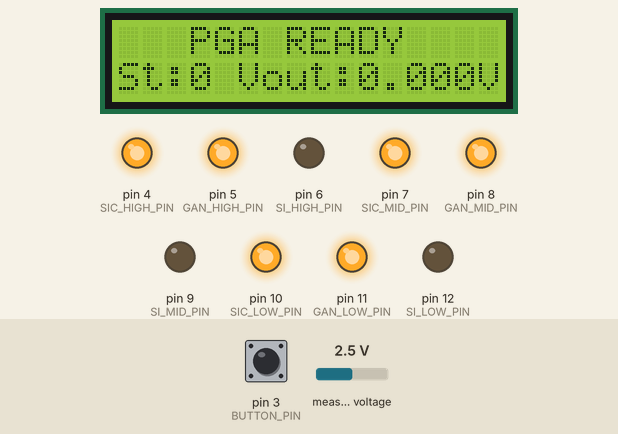
Bench run of a sketch on a simulated Arduino Uno, built with avr-gcc and run on an emulated ATmega328P. On the bench: 16×2 character LCD, output pins drawn as LEDs (lit = HIGH). The test bench sets the inputs (shaded band); at power-on: pin 3 (BUTTON_PIN) HIGH, measured voltage 2.5 V. What the sketch prints to the serial monitor is not drawn.

Above: at 1.2 s.
1.3 s: pin 3 (BUTTON_PIN) pulled LOW for 0.15 s
At 2.5 s:
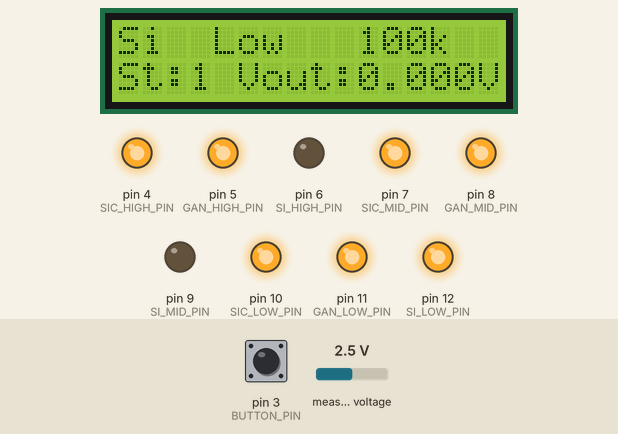
2.9 s: pin 3 (BUTTON_PIN) pulled LOW for 1 s
At 4.0 s:
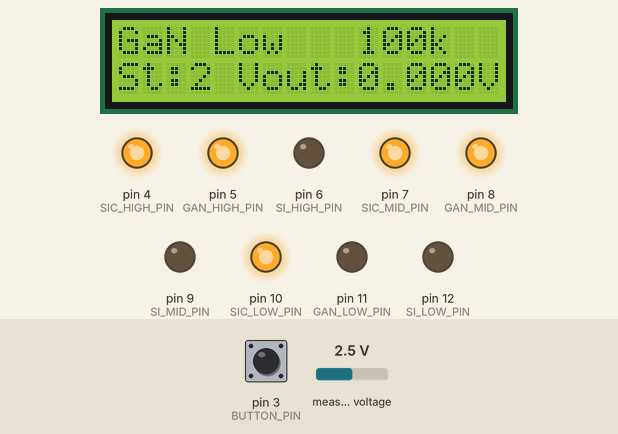
5.4 s: pin 3 (BUTTON_PIN) pulled LOW for 0.15 s
At 5.9 s:
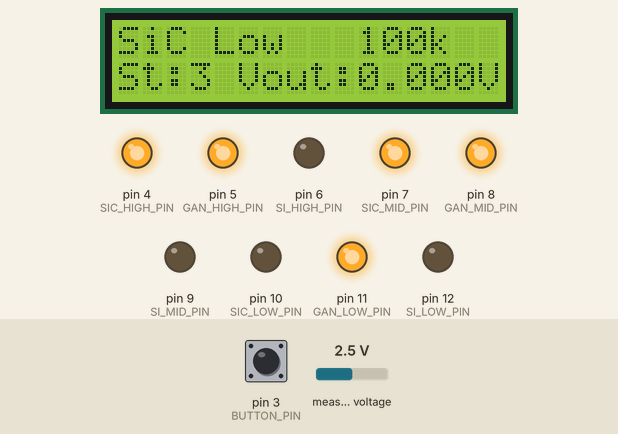
7.0 s: pin 3 (BUTTON_PIN) pulled LOW for 3.2 s
At 8.3 s:
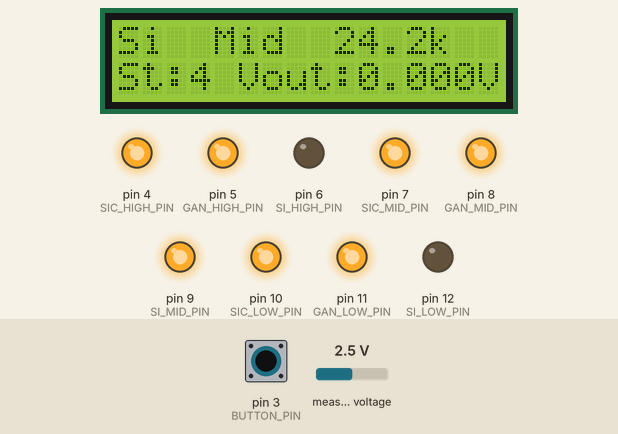
11.7 s: pin 3 (BUTTON_PIN) pulled LOW for 0.15 s
At 12.9 s:
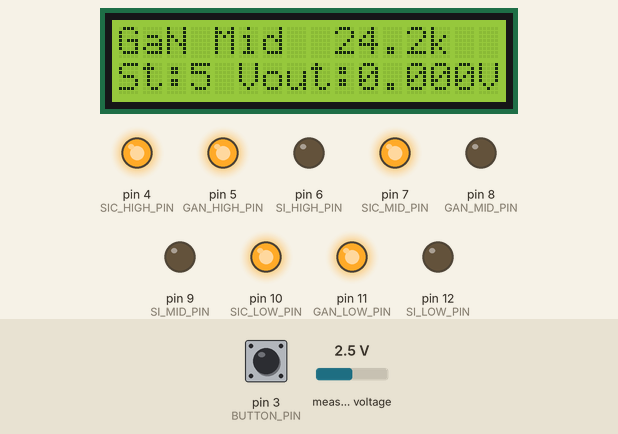
13.3 s: pin 3 (BUTTON_PIN) pulled LOW for 1 s
At 14.3 s:
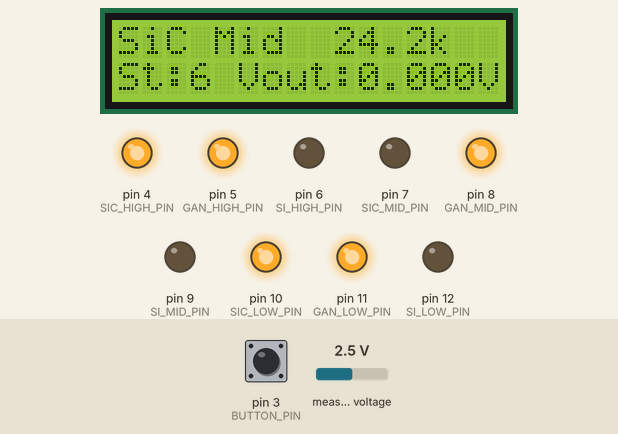
Timing chart, 0 to 16.3 s (numbered marks = the images above; inputs shaded):
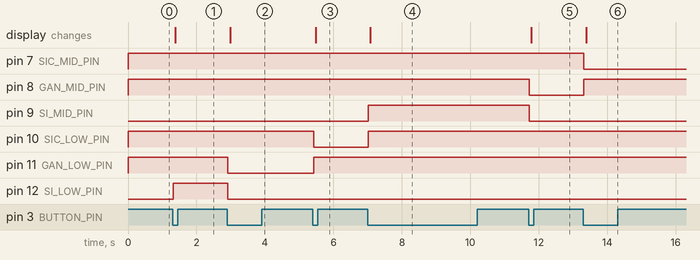

Measured:
- after the input at 1.3 s, pin 12 (SI_LOW_PIN): LOW → HIGH at once; the display: changes after 0.08 s (image 1)
- after the input at 2.9 s, pin 11 (GAN_LOW_PIN), pin 12 (SI_LOW_PIN): HIGH → LOW at once; the display: changes after 0.08 s (image 2)
- after the input at 5.4 s, pin 10 (SIC_LOW_PIN): HIGH → LOW at once; pin 11 (GAN_LOW_PIN): LOW → HIGH at once; the display: changes after 0.08 s (image 3)
- after the input at 7.0 s, pin 9 (SI_MID_PIN), pin 10 (SIC_LOW_PIN): LOW → HIGH at once; the display: changes after 0.08 s (image 4)
- after the input at 11.7 s, pin 8 (GAN_MID_PIN), pin 9 (SI_MID_PIN): HIGH → LOW at once; the display: changes after 0.08 s (image 5)
- after the input at 13.3 s, pin 7 (SIC_MID_PIN): HIGH → LOW at once; pin 8 (GAN_MID_PIN): LOW → HIGH at once; the display: changes after 0.08 s (image 6)

The sketch:

pga_project1.ino
```cpp
// ============================================================
//  Nine-state programmable gain amplifier: Si, GaN and SiC switches
//  Arduino Uno R3, MCP6004 op-amp, ADS1115 16-bit ADC, 16x2 LCD
// ============================================================
//
//  What this sketch does
//   A push button steps through states 0 to 9. On each press the
//   sketch turns every switch branch off, turns the selected branch
//   on, waits 50 ms for the amplifier to settle, reads the output
//   with the ADS1115 and shows it on the LCD and the serial monitor.
//   State 0 means all branches are off.
//
//  Gain tiers (gain = 1 + Rf / Ri, Rf = 100 kOhm nominal)
//   Low  tier: Ri = 100 kOhm             gain 2.00   pins Si 12, GaN 11, SiC 10
//   Mid  tier: Ri = 22 k + 2.2 kOhm      gain 5.13   pins Si 9,  GaN 8,  SiC 7
//   High tier: Ri = 10 k + 680 Ohm       gain 10.36  pins Si 6,  GaN 5,  SiC 4
//
//  Gate drive
//   Si branches are driven directly from the Arduino at 5 V:
//     HIGH = switch on, LOW = switch off.
//   GaN and SiC branches need higher gate voltages (10 V and 20 V
//   from a bench supply), so each gate is pulled up to its rail by a
//   10 kOhm resistor and pulled down by a 2N7000 level shifter that
//   the Arduino controls. This inverts the logic:
//     LOW  = 2N7000 off, pull-up charges the gate, switch on
//     HIGH = 2N7000 on, gate pulled to ground, switch off
//
//  Wiring
//   Button  : pin 3 (INPUT_PULLUP, other leg to GND)
//   LCD     : RS=A0, EN=A1, D4=A2, D5=A3, D6=pin 2, D7=pin 13
//   ADS1115 : VCC=5V, GND=GND, SCL=A5, SDA=A4, channel A0 = MCP6004 pin 1
//   MCP6004 : pin 4 = VDD (5 V), pin 11 = VSS (GND),
//             section A used: pin 1 output, pin 2 inverting input,
//             pin 3 non-inverting input
//
//  States
//   0 all off
//   1 Si Low    2 GaN Low    3 SiC Low     (about 0.97 V out)
//   4 Si Mid    5 GaN Mid    6 SiC Mid     (about 2.48 V out)
//   7 Si High   8 GaN High   9 SiC High    (about 4.96 V out)
//   Output values are for the measured 0.485 V input.
// ============================================================

#include <LiquidCrystal.h>
#include <Wire.h>
#include <Adafruit_ADS1X15.h>

// --- Gate pins ---
#define SI_LOW_PIN    12
#define GAN_LOW_PIN   11
#define SIC_LOW_PIN   10

#define SI_MID_PIN    9
#define GAN_MID_PIN   8
#define SIC_MID_PIN   7

#define SI_HIGH_PIN   6
#define GAN_HIGH_PIN  5
#define SIC_HIGH_PIN  4

// --- Button ---
#define BUTTON_PIN    3

// --- LCD: RS, EN, D4, D5, D6, D7 ---
LiquidCrystal lcd(A0, A1, A2, A3, 2, 13);

// --- ADS1115 ---
Adafruit_ADS1115 ads;
// GAIN_TWOTHIRDS = +/-6.144 V input range. Required because the High
// tier output approaches 5 V, which exceeds the +/-4.096 V range of
// GAIN_ONE and would clip.
#define ADS_GAIN GAIN_TWOTHIRDS

// --- Pin lookup (index 0 = state 1) ---
const int FET_PINS[9] = {
  SI_LOW_PIN,  GAN_LOW_PIN,  SIC_LOW_PIN,   // states 1-3
  SI_MID_PIN,  GAN_MID_PIN,  SIC_MID_PIN,   // states 4-6
  SI_HIGH_PIN, GAN_HIGH_PIN, SIC_HIGH_PIN   // states 7-9
};

// --- Polarity per branch: true = normal (HIGH=on), false = inverted (LOW=on) ---
const bool NORMAL_LOGIC[9] = {
  true,  false, false,   // Si, GaN, SiC , low branch
  true,  false, false,   // Si, GaN, SiC , mid branch
  true,  false, false    // Si, GaN, SiC , high branch
};

const char* LCD_LINE1[10] = {
  "   PGA READY    ",
  "Si  Low   100k  ",
  "GaN Low   100k  ",
  "SiC Low   100k  ",
  "Si  Mid  24.2k  ",
  "GaN Mid  24.2k  ",
  "SiC Mid  24.2k  ",
  "Si  High 10.68k ",
  "GaN High 10.68k ",
  "SiC High 10.68k "
};

int gain_state = 0;
bool last_button = HIGH;

// Turn every branch off, respecting each branch's own "off" logic level
void allFetsOff() {
  for (int i = 0; i < 9; i++) {
    if (NORMAL_LOGIC[i]) {
      digitalWrite(FET_PINS[i], LOW);   // Si: LOW = off
    } else {
      digitalWrite(FET_PINS[i], HIGH);  // GaN/SiC driver: HIGH = 2N7000 on = FET off
    }
  }
}

void setBranchOn(int index) {
  if (NORMAL_LOGIC[index]) {
    digitalWrite(FET_PINS[index], HIGH);  // Si: HIGH = on
  } else {
    digitalWrite(FET_PINS[index], LOW);   // GaN/SiC driver: LOW = 2N7000 off = FET on
  }
}

void updateLCD(int state, float vout) {
  lcd.setCursor(0, 0);
  lcd.print(LCD_LINE1[state]);

  lcd.setCursor(0, 1);
  lcd.print("St:");
  lcd.print(state);
  lcd.print(" Vout:");
  lcd.print(vout, 3);
  lcd.print("V   ");
}

float readVout() {
  int16_t raw = ads.readADC_SingleEnded(0);
  return ads.computeVolts(raw);
}

void setup() {
  Serial.begin(9600);
  for (int i = 0; i < 9; i++) {
    pinMode(FET_PINS[i], OUTPUT);
  }
  pinMode(BUTTON_PIN, INPUT_PULLUP);

  allFetsOff();
  lcd.begin(16, 2);
  lcd.clear();

  if (!ads.begin()) {
    Serial.println("ADS1115 not found, check wiring");
    while (1);
  }
  ads.setGain(ADS_GAIN);

  float v0 = readVout();
  updateLCD(0, v0);
  Serial.println("Setup done, state 0");
}

void loop() {
  bool current_button = digitalRead(BUTTON_PIN);

  if (current_button == LOW && last_button == HIGH) {
    delay(20);
    if (digitalRead(BUTTON_PIN) == LOW) {
      gain_state++;
      if (gain_state >= 10) gain_state = 0;

      allFetsOff();
      if (gain_state > 0) {
        setBranchOn(gain_state - 1);
      }

      delay(50);  // let FET/op-amp settle before reading
      float vout = readVout();
      updateLCD(gain_state, vout);

      Serial.print("STATE: ");
      Serial.print(gain_state);
      Serial.print("  Vout: ");
      Serial.print(vout, 4);
      Serial.println(" V");
    }
  }

  last_button = current_button;
}
```
